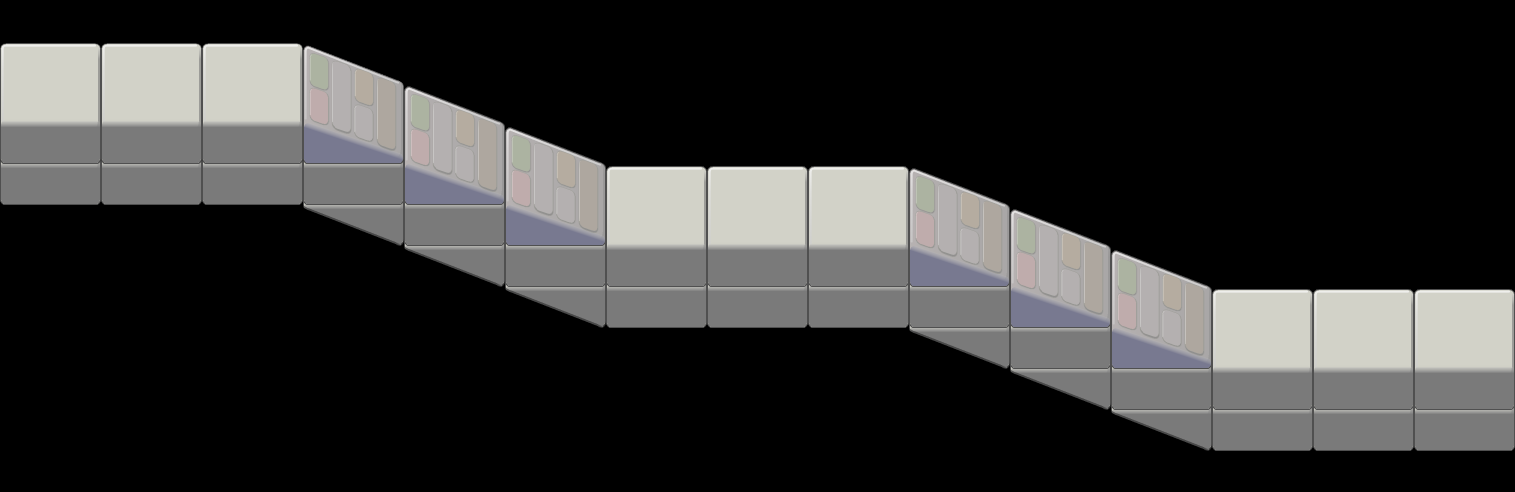

Tiled map render using the project's own tile images. Description and the map definition, with tile-layer contents summarised, below:
An orthogonal 15x12 tile map with 101x41 px tiles, 3 tile layers (Tile Layer 3, Tile Layer 2, top).

<map version="1.0" orientation="orthogonal" width="15" height="12" tilewidth="101" tileheight="41">
 <tileset firstgid="1" source="orthogonal-test1.tsx" />
 <layer name="Tile Layer 3" width="15" height="12">
  <data>[180 cells, 6 non-empty, 1 distinct tile ids]</data>
 </layer>
 <layer name="Tile Layer 2" width="15" height="12">
  <data>[180 cells, 15 non-empty, 1 distinct tile ids]</data>
 </layer>
 <layer name="top" width="15" height="12">
  <data>[180 cells, 15 non-empty, 2 distinct tile ids]</data>
 </layer>
</map>
